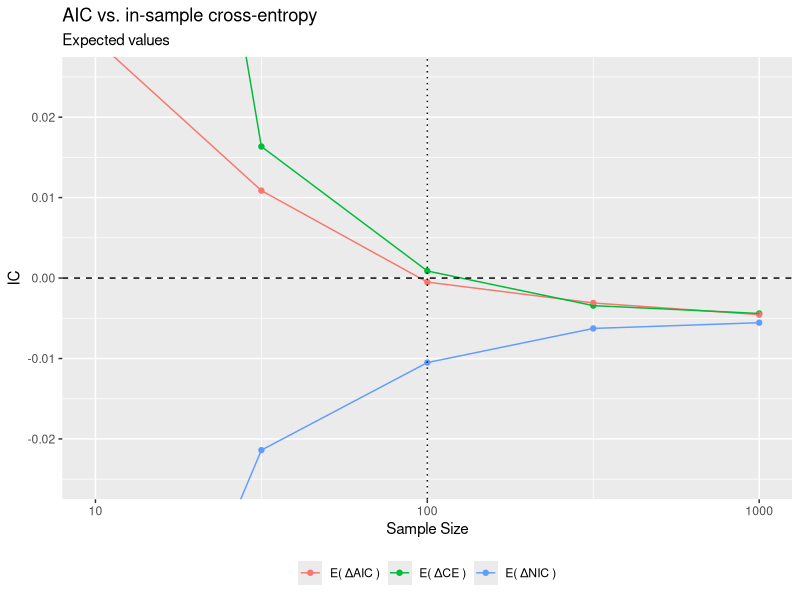
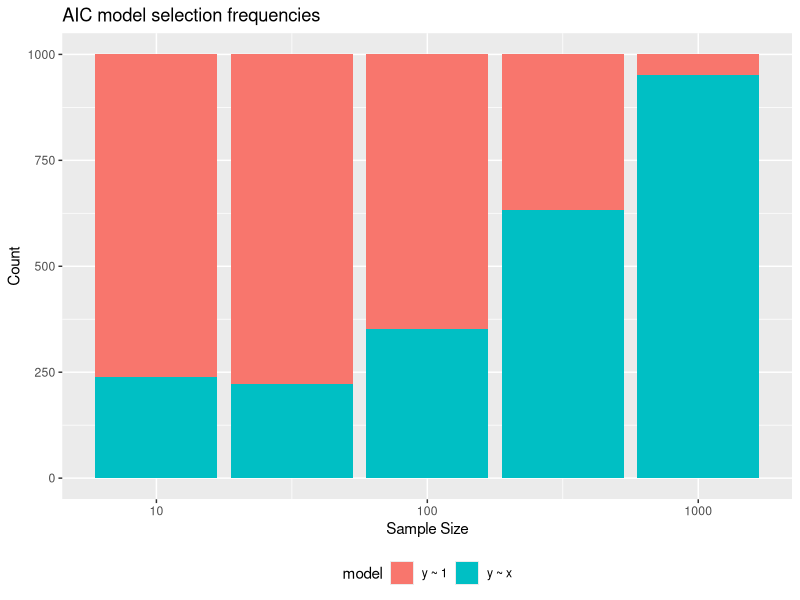
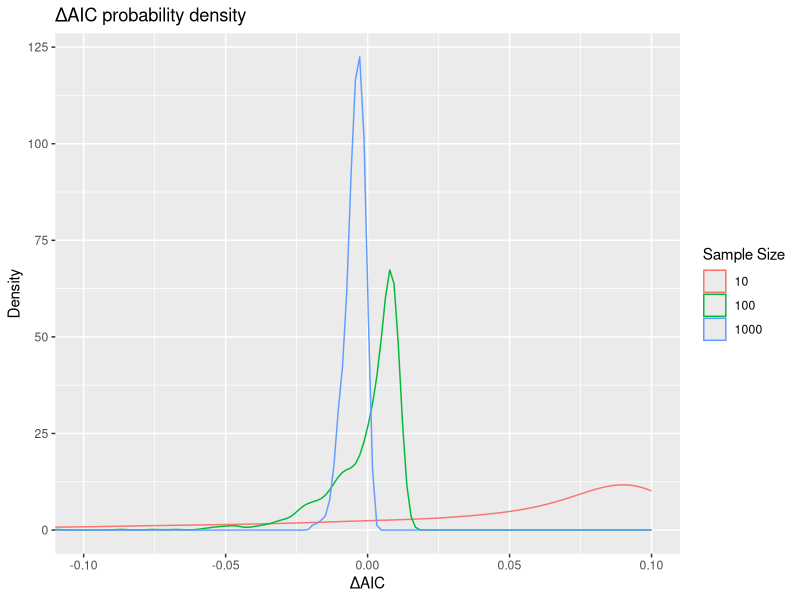
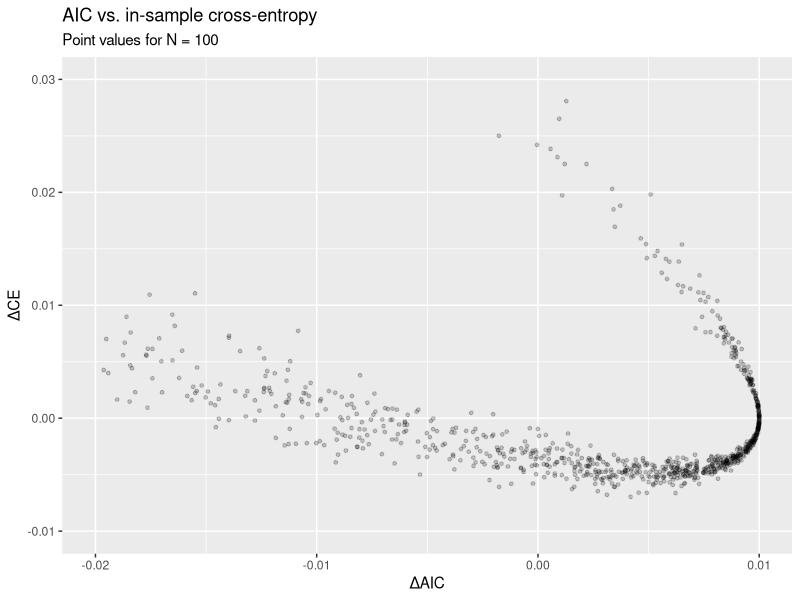

The R script that drew these images, in order:
## ---- chunk 1
m <- 0.1
q <- 0

rxy <- function(n) {
	tibble(
		x = rnorm(n, sd = 1),
		y = m * x + q + rnorm(n, sd = 1)
		)
}
## ---- chunk 2
nic <- function(fit) {
	p <- length(coef(fit))
	n <- nobs(fit)
	sigma_hat <- sigma(fit) * sqrt((n - p) / n)
	
	log(sigma_hat)
}

aic <- function(fit) {
	p <- length(coef(fit))
	n <- nobs(fit)
	sigma_hat <- sigma(fit) * sqrt((n - p) / n)
	
	log(sigma_hat) + (p + 1) / n + 0.5 *(1 + log(2*pi))
}

ce <- function(fit, data) {
	p <- length(coef(fit))
	n <- nobs(fit)
	sigma_hat <- sigma(fit) * sqrt((n - p) / n)
	y_hat <- fitted(fit)
	mu <- data$x * m + q
	
	res <- 0
	res <- res + 0.5 / (sigma_hat^2)
	res <- res + log(sigma_hat)
	res <- res + mean(0.5 * (y_hat - mu)^2 / (sigma_hat^2))
	res <- res + 0.5 * log(2 * pi)

	return(res)
}
## ---- chunk 3
library(dplyr)
library(ggplot2)
## ---- chunk 4
set.seed(840)
## ---- chunk 5
fits <-	tidyr::expand_grid(
		n = 10 ^ seq(from = 1, to = 3, by = 0.5), b = 1:1e3
		) |>
	mutate(data = lapply(n, rxy)) |>
	group_by(n, b, data) |>
	tidyr::expand(model = c(y ~ 1, y ~ x)) |>
	ungroup() |>
	mutate(
		fit = lapply(row_number(), \(i) lm(model[[i]], data = data[[i]])),
		ce = sapply(row_number(), \(i) ce(fit[[i]], data[[i]])),
		aic = sapply(fit, aic),
		nic = sapply(fit, nic),
		model = format(model)
		) |>
	select(-c(fit, data))
## ---- chunk 6
fits |>
	mutate(
		is_baseline = model == "y ~ 1",
		delta_ce = ce - ce[is_baseline], 
		delta_aic = aic - aic[is_baseline],
		delta_nic = nic - nic[is_baseline],
		.by = c(n, b),
		) |>
	filter(!is_baseline) |>
	summarise(
		`E( ΔCE )` = mean(delta_ce), 
		`E( ΔAIC )` = mean(delta_aic),
		`E( ΔNIC )` = mean(delta_nic),
		.by = n
		) |>
	tidyr::pivot_longer(
		-n, names_to = "metric", values_to = "value"
	) |>
	ggplot(aes(x = n, y = value, color = metric)) +
		geom_point() +
		geom_line() +
		geom_hline(yintercept = 0, linetype = "dashed") +
		geom_vline(aes(xintercept = 1 / m^2), linetype = "dotted") +
		scale_x_log10("Sample Size") +
		coord_cartesian(ylim = c(-0.025, 0.025)) + ylab(expression(IC)) +
		theme(legend.position = "bottom", legend.title = element_blank()) +
		ggtitle("AIC vs. in-sample cross-entropy", "Expected values") +
		NULL
## ---- chunk 7
fits |>
	filter(aic == min(aic), .by = c(n, b)) |>
	summarise(count = n(), .by = c(n, model)) |>
	ggplot(aes(fill = model, x = n, y = count)) + 
		geom_col() + 
		scale_x_log10("Sample Size") +
		ylab("Count") +
		theme(legend.position = "bottom") +
		ggtitle("AIC model selection frequencies")
## ---- chunk 8
fits |>
	filter(n %in% c(10, 100, 1000)) |>
	mutate(delta_aic = aic - aic[model == "y ~ 1"], .by = c(n, b)) |>
	filter(model != "y ~ 1") |>
	mutate(expec = -0.5 * log(1 + m^2) + 0.5 / n) |>
	ggplot(aes(x = delta_aic, color = as.factor(n))) +
		geom_density() +
		coord_cartesian(xlim = c(-0.1, NA)) +
		labs(x = "ΔAIC", y = "Density", color = "Sample Size") +
		ggtitle("ΔAIC probability density")
## ---- chunk 9
fits |>	
	filter(n == 100) |>
	mutate(
		is_baseline = model == "y ~ 1",
		delta_ce = ce - ce[is_baseline], 
		delta_aic = aic - aic[is_baseline],
		.by = c(n, b),
		) |>
	filter(!is_baseline) |>
	ggplot(aes(x = delta_aic, y = delta_ce)) +
		geom_point(size = 1, alpha = 0.2) +
		lims(x = c(-0.02, 0.01), y = c(-0.01, 0.03)) +
		labs(x = "ΔAIC", y = "ΔCE") +
		ggtitle("AIC vs. in-sample cross-entropy", "Point values for N = 100") +
		NULL
